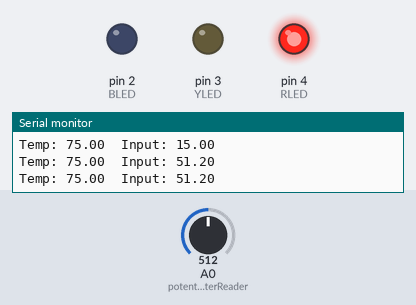
This sketch was run on a simulated Arduino Uno, built with avr-gcc and run on an emulated ATmega328P. Parts: output pins drawn as LEDs (lit = HIGH), the last lines printed to the serial monitor. Wiring (inferred from the names in the program): LM75 temperature sensor at I2C address 0x48. The test bench sets the inputs (shaded band); at power-on: A0 (potentiometerReader) = 512.

Above: at 1.4 s.
1.5 s: A0 (potentiometerReader) set to 739
3.7 s: A0 (potentiometerReader) set to 756
At 5.5 s:
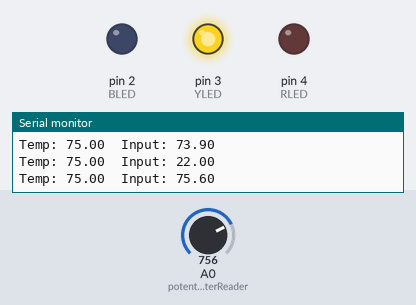
6.4 s: A0 (potentiometerReader) set to 900
At 7.6 s:
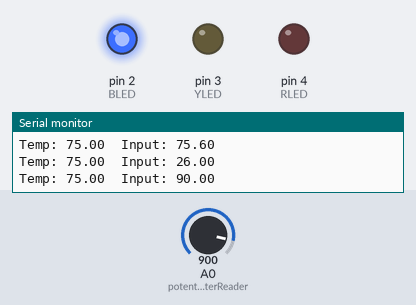
8.8 s: A0 (potentiometerReader) set to 716
At 10.3 s:
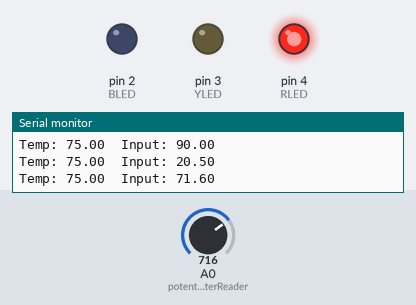
10.6 s: A0 (potentiometerReader) set to 1023
At 12.5 s:
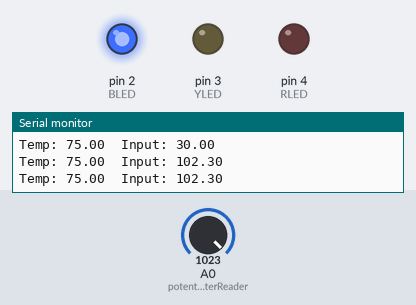
Timing chart, 0 to 14.0 s (numbered marks = the images above; inputs shaded):
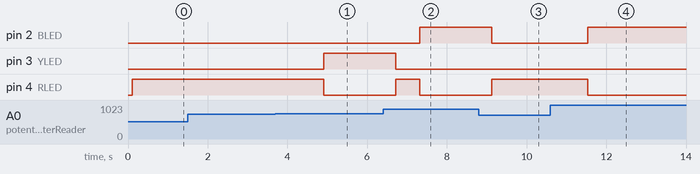

The sketch:

ard_temp.ino
```cpp
#include <Wire.h>

/// Blue LED
const int BLED = 2;
/// Yellow LED
const int YLED = 3;
/// Red LED
const int RLED = 4;
/// DS1621 Address
const byte ADDRESS = 0x48;

/// Setup the program
void setup() {
  Wire.begin();
  Serial.begin(9600);
  pinMode(BLED, OUTPUT);
  pinMode(YLED, OUTPUT);
  pinMode(RLED, OUTPUT);
  tempSetup(ADDRESS);
}

/// Loops through, reading the temperature from the DS1621
/// and the input value from the potentiometer, to set a desired temperature
/// afterwards displays the values on the serial and LED's.
/// It have a 0.5sec delay, if it was any longer it would give too much lag to the
/// potentiometer, and there is no need for it to be any lower.
void loop() {
  int tempInputRaw = potentiometerReader(10);

  double currentInputTemp = (double)tempInputRaw/10;
  double currentTemp = tempRead(ADDRESS);

  Serial.print("Temp: ");
  Serial.print(currentTemp);
  Serial.print("\t");
  Serial.print("Input: ");
  Serial.println(currentInputTemp);
  setLights(currentTemp, currentInputTemp);

  delay(500);
}

/// Reads the potentiometer on the port A0, and returns a value to the nearest 5
/// @param  tempBuffer  set the buffer value for the potentiometer so it doesn't fluctuates.
/// @return returns a value to the nearest 5
int potentiometerReader(int tempBuffer){
  static int lastReading;
  int reader = analogRead(A0);

  if(reader > lastReading + tempBuffer || reader < lastReading - tempBuffer ){
    lastReading = reader;
    return (map(lastReading, 0, 1023, 0, 300)/5) * 5;
  }
}

/// Setup the temperature sensor DS1621
/// @param  address The byte address of the DS1621.
void tempSetup(byte address){
  Wire.beginTransmission(address);
  Wire.write(0xAC);
  Wire.write(0);
  Wire.beginTransmission(address);
  Wire.write(0xEE);
  Wire.endTransmission();
}

/// Reads the temperate from the DS1621.
/// @param  address The byte address of the DS1621.
/// @return returns the temperature that the DS1621 measures.
double tempRead(int address){
  Wire.beginTransmission (address);
  Wire.write (0xAA);
  Wire.endTransmission(false);
  Wire.requestFrom (address, 2);

  uint8_t temp_msb = Wire.read();
  uint8_t temp_lsb = Wire.read();

  double temp = (double)temp_msb;

  if(temp_lsb)
    temp += 0.5;
  delay(100);

  return temp;
}

/// Handle the LED depending on temperature and the wanted temperature.
/// @param  currentTemp The temperature read from the DS1621.
/// @param  desiredTemp The desired temperature set from the potetiometer.
void setLights(int currentTemp, int desiredTemp){
  if(currentTemp > desiredTemp){
    digitalWrite(BLED, LOW);
    digitalWrite(YLED, LOW);
    digitalWrite(RLED, HIGH);
  }
  else if(currentTemp < desiredTemp){
    digitalWrite(BLED, HIGH);
    digitalWrite(YLED, LOW);
    digitalWrite(RLED, LOW);
  }
  else {
    digitalWrite(BLED, LOW);
    digitalWrite(YLED, HIGH);
    digitalWrite(RLED, LOW);
  }
}
```

Measured:
- the behaviour switches between 749 and 750 on A0 (potentiometerReader) (found by bisection; images 0 and 1)
- after the input at 3.7 s, pin 3 (YLED): LOW → HIGH after 1.2 s; pin 4 (RLED): HIGH → LOW after 1.2 s
- after the input at 6.4 s, pin 2 (BLED): LOW → HIGH after 0.92 s; pin 3 (YLED): HIGH → LOW after 0.32 s; pin 4 (RLED): LOW → HIGH after 0.32 s, → LOW 0.60 s later
- after the input at 8.8 s, pin 2 (BLED): HIGH → LOW after 0.33 s; pin 4 (RLED): LOW → HIGH after 0.33 s
- after the input at 10.6 s, pin 2 (BLED): LOW → HIGH after 0.93 s; pin 4 (RLED): HIGH → LOW after 0.93 s
